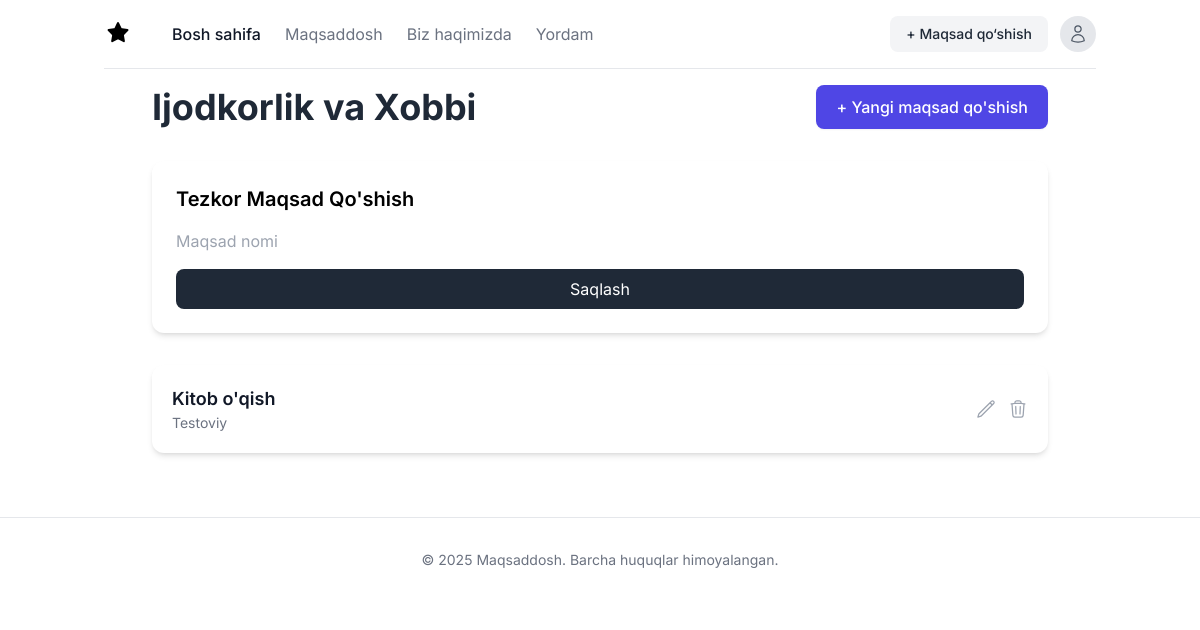
The app's page /category/ijodkorlik-va-xobbi/ (signed in) with its own data.
### users/models.py (models this page shows, shortened)
class GoalCategory(models.Model):
    name = models.CharField(max_length=100, unique=True, verbose_name="Nomi")
    slug = models.SlugField(max_length=120, unique=True, blank=True)
    color = models.CharField(max_length=20, default="#e0e7ff", verbose_name="Rangi")
    icon = models.CharField(max_length=50, blank=True, null=True, verbose_name="Ikona")
    class Meta:
        verbose_name = "Maqsad Yo'nalishi"
        verbose_name_plural = "Maqsad Yo'nalishlari"
        ordering = ["name"]

class Goal(models.Model):
    VISIBILITY_CHOICES = [("public", "Ommaviy"), ("private", "Shaxsiy")]
    DURATION_CHOICES = [(7, "7 kun"), (14, "14 kun"), (21, "21 kun"), (28, "28 kun")]
    title = models.CharField(max_length=200, verbose_name="Maqsad Nomi")
    description = models.TextField(verbose_name="Izoh")
    category = models.ForeignKey(
        GoalCategory,
        on_delete=models.SET_NULL,
        null=True,
        related_name="goals",
        verbose_name="Yo'nalishi",
    )
    sub_category = models.ForeignKey(
        SubCategory,
        on_delete=models.SET_NULL,
        null=True,
        blank=True,
        verbose_name="Ichki Yo'nalish",
    )
    duration = models.IntegerField(choices=DURATION_CHOICES, verbose_name="Davomiyligi")
    visibility = models.CharField(
        max_length=10,
        choices=VISIBILITY_CHOICES,
        default="public",
        verbose_name="Ko'rinishi",
    )
    phone_number = models.CharField(
        max_length=20, blank=True, verbose_name="Telefon Raqam"
    )
    telegram_username = models.CharField(
        max_length=100, blank=True, verbose_name="Telegram User"
    )
    created_by = models.ForeignKey(
        settings.AUTH_USER_MODEL, on_delete=models.CASCADE, related_name="created_goals"
    )
    created_at = models.DateTimeField(auto_now_add=True)
    subscribers = models.ManyToManyField(
        settings.AUTH_USER_MODEL, related_name="subscribed_goals", blank=True
    )
    class Meta:
        verbose_name = "Maqsad"
        verbose_name_plural = "Maqsadlar"
        ordering = ["-created_at"]

### users/views.py (the view)
class CategoryDetailView(LoginRequiredMixin, DetailView):
    model = GoalCategory
    template_name = 'category_detail.html'
    context_object_name = 'category' # The object will be available as 'category' in the template
    def get_context_data(self, **kwargs):
        context = super().get_context_data(**kwargs)
        category_object = self.get_object()
        user_goals = Goal.objects.filter(
            category=category_object,
            created_by=self.request.user
        )
        context['goals'] = user_goals
        context['goal_form'] = GoalForm(initial={'category': category_object})
        return context

### templates/category_detail.html (shortened to what this page needs)
{% extends 'base.html' %}
{% block content %}
<div class="max-w-4xl mx-auto">
    <div class="flex justify-between items-center mb-8">
        <h1 class="text-4xl font-bold text-gray-800">{{ category.name }}</h1>
        <a href="{% url 'goal_create' %}" class="bg-indigo-600 text-white font-medium px-5 py-2.5 rounded-lg hover:bg-indigo-700 transition-colors shadow-sm">+ Yangi maqsad qo'shish</a>
    </div>
    <div class="bg-white p-6 rounded-xl shadow-md mb-8">
        <h2 class="text-xl font-semibold mb-4">Tezkor Maqsad Qo'shish</h2>
        <form action="{% url 'goal_create' %}" method="post">
            <div class="mb-4">
                {{ goal_form.title }}
            </div>
            <button type="submit" class="w-full bg-gray-800 text-white py-2 rounded-lg hover:bg-gray-900">Saqlash</button>
        </form>
    </div>
    <div class="space-y-4">
        {% for goal in goals %}
            <div class="bg-white p-5 rounded-xl shadow-md flex justify-between items-center">
                <div>
                    <h3 class="text-lg font-semibold text-gray-900">{{ goal.title }}</h3>
                    <p class="text-sm text-gray-500">{{ goal.description|truncatewords:20 }}</p>
                </div>
                <div class="flex items-center space-x-3">
                    <a href="{% url 'goal_update' goal.pk %}" class="text-gray-400 hover:text-indigo-600" title="Tahrirlash">
                    </a>
                    <a href="{% url 'goal_delete' goal.pk %}" class="text-gray-400 hover:text-red-600" title="O'chirish">
                    </a>
                </div>
            </div>
        {% empty %}
            <div class="text-center py-12 bg-gray-50 rounded-xl">
                <p class="text-gray-500">Bu yo'nalishda hali maqsadlaringiz yo'q.</p>
                <p class="text-gray-500">Yuqoridagi tugma orqali birinchisini qo'shing!</p>
            </div>
        {% endfor %}
    </div>
</div>
{% endblock %}

### templates/base.html (style rules this page uses)
body { font-family: 'Inter', sans-serif; -webkit-font-smoothing: antialiased; -moz-osx-font-smoothing: grayscale; }

### records on screen
GoalCategory: name "Ijodkorlik va Xobbi"
Goal: title "Kitob o'qish", description "Testoviy"
